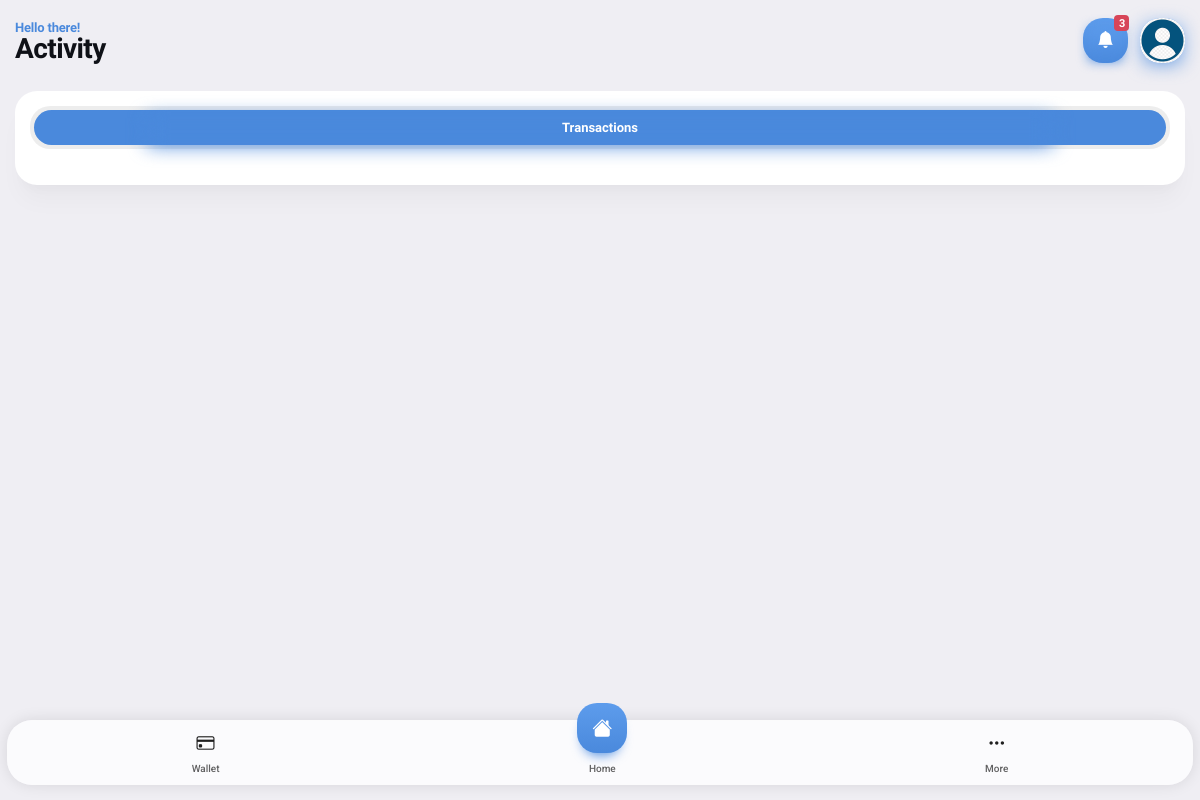
The app's page /activity.php (signed in), older data.
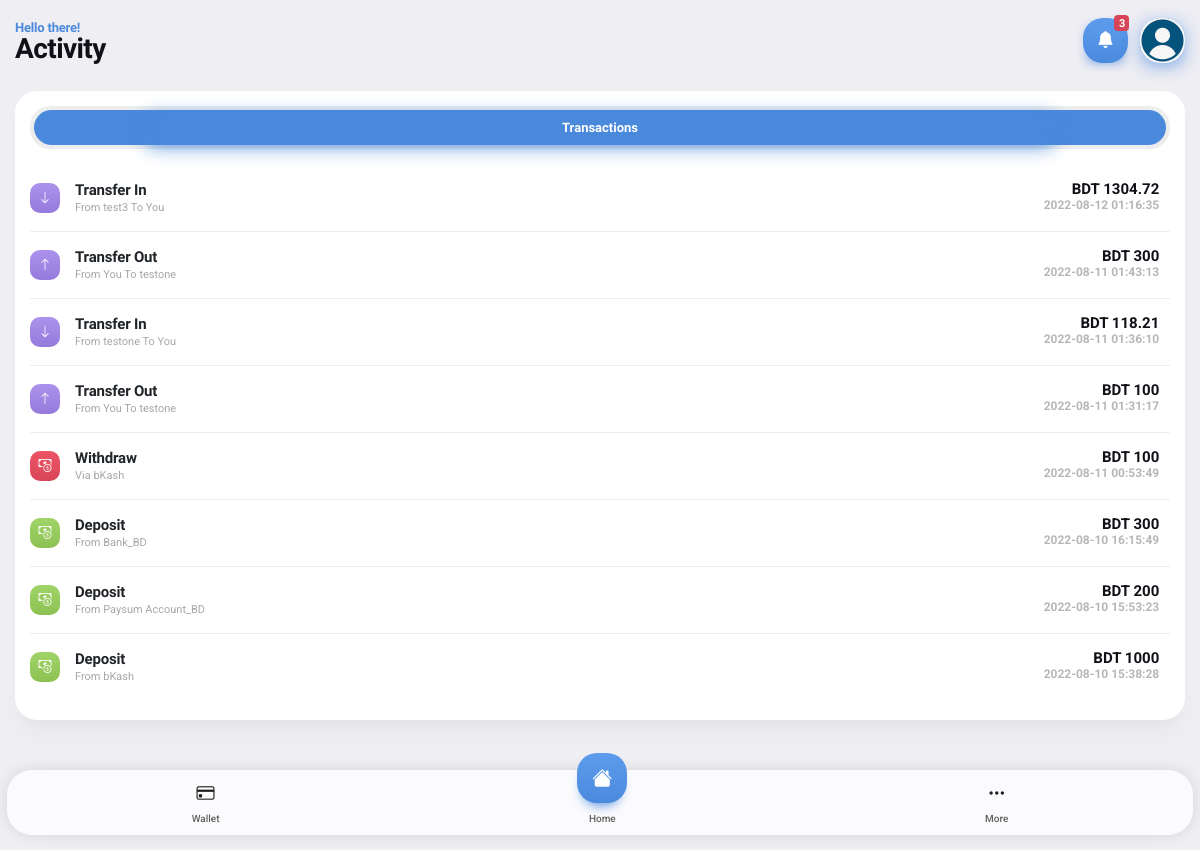
The same page, newer data.
### tables this page shows
CREATE TABLE `transactions` (
  `transaction_id` int(11) NOT NULL,
  `transaction_type` enum('deposit','transfer','withdraw') NOT NULL COMMENT 'deposit, withdraw, transfer',
  `from_customer_id` int(11) NOT NULL,
  `to_customer_id` int(11) NOT NULL,
  `transaction_amount` int(11) NOT NULL,
  `transaction_amount_type` varchar(20) NOT NULL,
  `transaction_from_country_id` int(11) NOT NULL,
  `transaction_to_country_id` int(11) NOT NULL,
  `transaction_charge` int(11) NOT NULL,
  `transaction_date_time` datetime NOT NULL
);

CREATE TABLE `customers` (
  `customer_id` int(11) NOT NULL,
  `customer_name` varchar(100) DEFAULT NULL,
  `customer_dob` date DEFAULT NULL,
  `customer_phone` varchar(50) DEFAULT NULL,
  `customer_gender` varchar(10) DEFAULT NULL,
  `customer_address` varchar(256) DEFAULT NULL,
  `customer_country_id` int(10) DEFAULT NULL,
  `customer_email` varchar(100) NOT NULL,
  `customer_username` varchar(50) NOT NULL,
  `customer_password` varchar(300) NOT NULL,
  `registration_datetime` datetime NOT NULL
);

CREATE TABLE `accounts` (
  `account_id` int(11) NOT NULL,
  `country_id` int(11) NOT NULL,
  `account_name` varchar(20) NOT NULL
);

### inc/config.inc.php (called while the page is built, shortened)
<?php
function connectDB()
{
	$conn = new mysqli(DB_SERVER, DB_USERNAME, DB_PASSWORD, DB_NAME);
	return $conn;
}
function getRates($file='inc/rates.json')
{
	$json = file_get_contents($file);
	$json_data = json_decode($json,true);
	$rates = $json_data['rates'];
	return $rates;
}
function convertRate($amount, $currencyType, $convertTo='USD')
{
	$rates = getRates();
	$currencyTypeAmount = $rates[$currencyType];
	return ["amount"=> round((($amount / $currencyTypeAmount)*$rates[$convertTo]), 2), "type"=>$convertTo];
}
function getUserData($searchValue, $search_type='customer_id')
{
	if ($searchValue) {
		$conn = connectDB();
		$q1 = "SELECT * FROM customers WHERE ".$search_type."=?";
		$stmt1 = $conn->prepare($q1);
		if ($search_type=='customer_id') {
			$stmt1->bind_param('i',$searchValue);
		}else{
			$stmt1->bind_param('s',$searchValue);
		}
		$stmt1->execute();
		$result1 = $stmt1->get_result();
			$datas = $result1->fetch_assoc();
			$whiteListed = [
				'customer_id' => $datas['customer_id'],
				'customer_email' => $datas['customer_email'],
				'customer_name' => $datas['customer_name'],
				'customer_phone' => $datas['customer_phone'],
				'customer_username' => $datas['customer_username'],
				'customer_country_id' => $datas['customer_country_id'],
			];
			return $whiteListed;
	}
	return false;
}
function getCountryData($country_id)
{
	$conn = connectDB();
	$q1 = "SELECT * FROM country WHERE country_id=? ";
	$stmt1 = $conn->prepare($q1);
	$stmt1->bind_param('i',$country_id);
	$stmt1->execute();
	$result1 = $stmt1->get_result();
	$datas = $result1->fetch_assoc();
	return $datas;
}
function getAccountByAccountId($accountId)
{
	$conn = connectDB();
	$q1 = "SELECT * FROM accounts WHERE account_id=? ";
	$stmt1 = $conn->prepare($q1);
	$stmt1->bind_param('i',$accountId);
	$stmt1->execute();
	$result1 = $stmt1->get_result();
	$datas = $result1->fetch_assoc();
	return $datas;
}
function getTransactions($customerId, $limit=null, $transaction_id = null){
	$conn = connectDB();
	$transactions = [];
	$q1 = "SELECT * FROM transactions WHERE from_customer_id='$customerId' OR to_customer_id='$customerId' ORDER BY transaction_date_time DESC";
	$result1 = $conn->query($q1);
	if ($result1->num_rows > 0) {
		while($row1 = $result1->fetch_assoc()) {
				$transactions[]=$row1;
		}
	}
	return $transactions;
}

### activity.php (the view, shortened to what the changed rows need)
<?php
require_once 'inc/config.inc.php';
$customer_id = $_SESSION['userData']['customer_id'];
$customerData = getUserData($customer_id);
$countryData = getCountryData($customerData['customer_country_id']);
$transactions = getTransactions($customerData['customer_id']);
?>
<?php require_once 'inc/header.inc.php'; ?>
    <div class="page-content footer-clear">
        <?php require_once 'inc/page_title.inc.php'; ?>
        <div class="card card-style">
            <div class="content">
                <div class="tabs tabs-pill" id="tab-group-2">
                    <div class="collapse show" id="tab-4" data-bs-parent="#tab-group-2">
                        <div class="list-group list-custom list-group-m list-group-flush rounded-xs">
                            <?php
                            foreach ($transactions as $transaction) {
                                if ($transaction['transaction_type']=="deposit" && $transaction['to_customer_id']==$customer_id) {
                            ?>
                            <a href="#" class="list-group-item">
                                <i class="has-bg gradient-green color-white rounded-xs bi bi-cash-coin"></i>
                                <div><strong>Deposit</strong><span> From <?=getAccountByAccountId($transaction['from_customer_id'])['account_name']?></span> </div>
                                <span class="badge bg-transparent color-theme text-end font-15">
                                   <?=$transaction['transaction_amount_type']?> <?=$transaction['transaction_amount']?> <br>
                                   <em class="fst-normal font-12 opacity-30"><?=$transaction['transaction_date_time']?></em>
                                </span>
                            </a>
                            <?php }else if ($transaction['transaction_type']=="withdraw" && $transaction['from_customer_id']==$customer_id) { ?>
                                <a href="#" class="list-group-item">
                                    <i class="has-bg gradient-red color-white rounded-xs bi bi-cash-coin"></i>
                                    <div><strong>Withdraw</strong><span> Via <?=getAccountByAccountId($transaction['to_customer_id'])['account_name']?></span> </div>
                                    <span class="badge bg-transparent color-theme text-end font-15">
                                       <?=$transaction['transaction_amount_type']?> <?=$transaction['transaction_amount']?> <br>
                                       <em class="fst-normal font-12 opacity-30"><?=$transaction['transaction_date_time']?></em>
                                    </span>
                                </a>
                           <?php }else if ($transaction['transaction_type']=="transfer") {
                            $from = "";
                            $to = "";
                            $suffix = "";
                            $iconClass = "bi-suffle";
                            $transactionAmountType = $transaction['transaction_amount_type'];
                            $transactionAmount = $transaction['transaction_amount'];
                            if ($transaction['from_customer_id']==$customer_id) {
                                $from = "You";
                                $to = getUserData($transaction['to_customer_id'])['customer_username'];
                                $suffix = "Out";
                                $iconClass = "bi-arrow-up";
                            }else{
                                $from = getUserData($transaction['from_customer_id'])['customer_username'];
                                $to = "You";
                                $suffix = "In";
                                $iconClass = "bi-arrow-down";
                                if ($transaction['transaction_amount_type']!= $countryData['country_currency']) {
                                    $convertedTransaction = convertRate($transactionAmount, $transactionAmountType, $countryData['country_currency']);
                                    $transactionAmountType = $convertedTransaction['type'];
                                    $transactionAmount = $convertedTransaction['amount'];
                                }
                            }
                            ?>
                                <a href="#" class="list-group-item" data-bs-toggle="offcanvas" data-bs-target="#menu-activity-4" onclick="getDetails('<?=$transaction['transaction_hash']?>')">
                                    <i class="has-bg gradient-magenta color-white rounded-xs bi <?=$iconClass?>"></i>
                                    <div><strong>Transfer <?=$suffix?></strong><span> From <?=$from?> To <?=$to?> </span> </div>
                                    <span class="badge bg-transparent color-theme text-end font-15">
                                       <?=$transactionAmountType?> <?=$transactionAmount?> <br>
                                       <em class="fst-normal font-12 opacity-30"><?=$transaction['transaction_date_time']?></em>
                                    </span>
                                </a>
                           <?php } ?>
                        <?php } ?>
                        </div>
                    </div>
                </div>
            </div>
        </div>
    </div>
</div>
</body>

Row changes from the older to the newer data that the page shows:
added transactions: from_customer "In", from_customer.customer_username "test3", from_customer "You", transactionAmountType "BDT", transactionAmount "1304.72", transaction_date_time "2022-08-12 01:16:35"
added transactions: from_customer "Out", from_customer "You", to_customer.customer_username "testone", transaction_amount_type "BDT", transaction_amount "300", transaction_date_time "2022-08-11 01:43:13"
added transactions: from_customer "In", from "testone", from_customer "You", transactionAmountType "BDT", transactionAmount "118.21", transaction_date_time "2022-08-11 01:36:10"
added transactions: from_customer "Out", from_customer "You", to "testone", transaction_amount_type "BDT", transaction_amount "100", transaction_date_time "2022-08-11 01:31:17"
added transactions: to_customer.account_name "bKash", transaction_amount_type "BDT", transaction_amount "100", transaction_date_time "2022-08-11 00:53:49"
added transactions: from_customer.account_name "Bank_BD", transaction_amount_type "BDT", transaction_amount "300", transaction_date_time "2022-08-10 16:15:49"
added transactions: from_customer.account_name "Paysum Account_BD", transaction_amount_type "BDT", transaction_amount "200", transaction_date_time "2022-08-10 15:53:23"
added transactions: from_customer.account_name "bKash", transaction_amount_type "BDT", transaction_amount "1000", transaction_date_time "2022-08-10 15:38:28"
